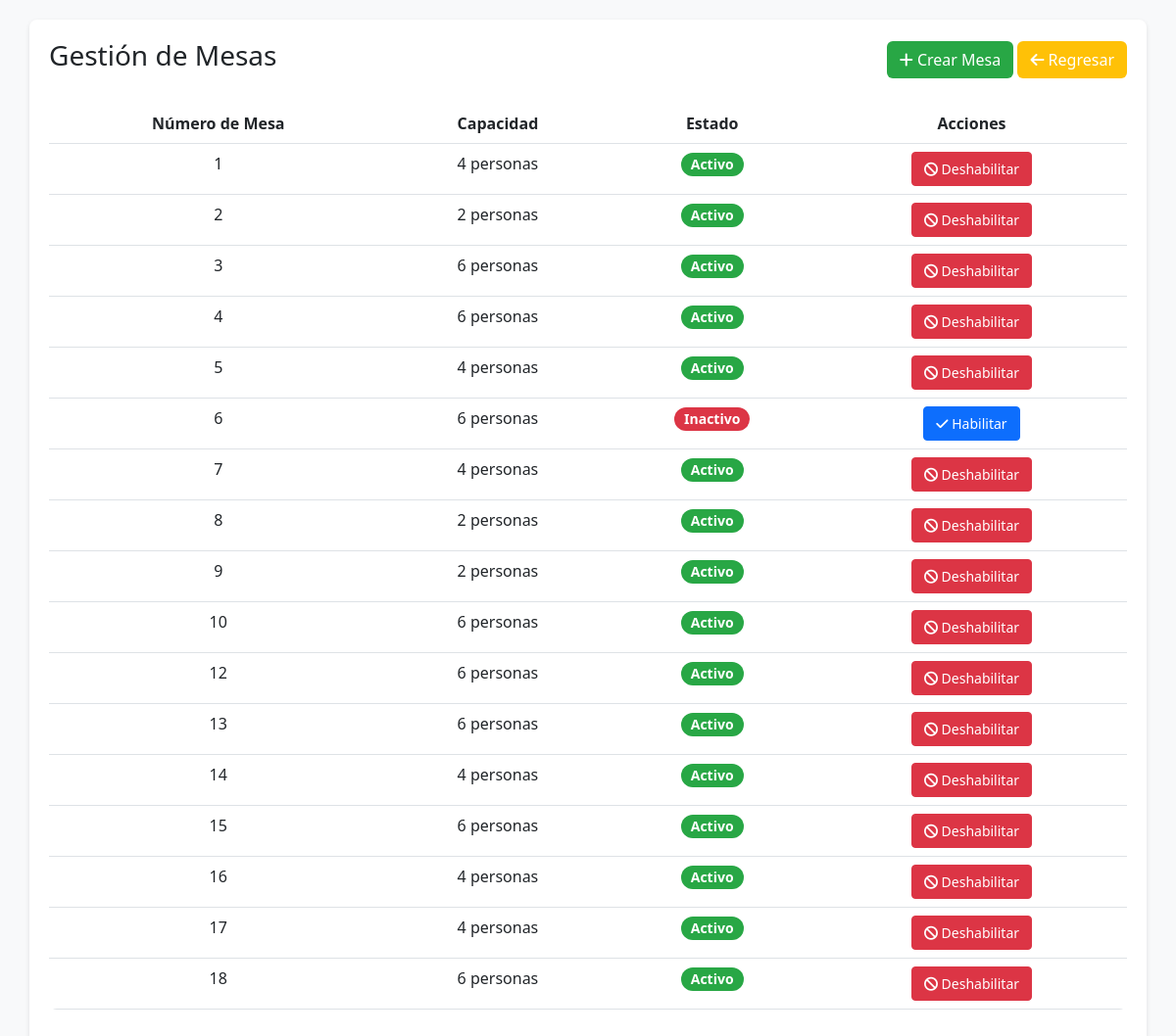
/src/ModuloAdministracion/UCgestionarMesas/indexGestionarMesas.php (signed in), run on the app's committed database.
### tables this page shows
CREATE TABLE `mesas` (
  `idMesa` int NOT NULL AUTO_INCREMENT,
  `capacidad` int NOT NULL,
  `idSeccion` int NOT NULL,
  `idMesaEstado` int NOT NULL,
  `estadoTecnico` tinyint(1) NOT NULL,
  PRIMARY KEY (`idMesa`),
  KEY `fk_mesaestado` (`idMesaEstado`),
  KEY `fk_seccion` (`idSeccion`),
  CONSTRAINT `fk_mesaestado` FOREIGN KEY (`idMesaEstado`) REFERENCES `mesaestado` (`idMesaEstado`) ON DELETE CASCADE ON UPDATE CASCADE,
  CONSTRAINT `fk_seccion` FOREIGN KEY (`idSeccion`) REFERENCES `secciones` (`idSeccion`) ON DELETE CASCADE ON UPDATE CASCADE
);

### src/ModuloAdministracion/UCgestionarMesas/indexGestionarMesas.php (called while the page is built, shortened)
<?php
include_once($_SERVER['DOCUMENT_ROOT'] . '/src/ModuloAdministracion/UCgestionarMesas/panelGestionarMesas.php');
include_once($_SERVER['DOCUMENT_ROOT'] . '/src/modelo/Mesa.php');
$mesasObject = new Mesa();
$mesas = $mesasObject->obtenerMesas();
$panelMesasObject = new panelGestionarMesas();
$panelMesasObject->gestionarMesasShow($mesas);

### src/modelo/conexion.php (called while the page is built, shortened)
<?php
class Conexion
{
    private $host = "localhost";
    private $user = "root";
    private $password = "12345678";
    private $database = "bdrestaurante";
    private $conexion;
    public function conectar()
    {
        if ($this->conexion == null) {
            $this->conexion = mysqli_connect($this->host, $this->user, $this->password, $this->database);
        }
        return $this->conexion;
    }
    public function desconectar()
    {
        if ($this->conexion != null) {
            $this->conexion = null;
        }
    }
}

### src/modelo/Mesa.php (called while the page is built, shortened)
<?php
require_once("conexion.php");
class Mesa extends conexion
{
  public function obtenerMesas()
  {
    $sql = "SELECT * FROM mesas";
    $respuesta = $this->conectar()->query($sql);
    return $respuesta;
  }
}

### src/ModuloAdministracion/UCgestionarMesas/panelGestionarMesas.php (the view, shortened to what this page needs)
<?php
class panelGestionarMesas
{
  public function gestionarMesasShow($mesas = null)
  {
?>
    <!DOCTYPE html>
    <html lang="es">
    <head>
      <link href="https://cdn.jsdelivr.net/npm/bootstrap@5.3.0/dist/css/bootstrap.min.css" rel="stylesheet">
      <link href="https://cdnjs.cloudflare.com/ajax/libs/font-awesome/6.0.0/css/all.min.css" rel="stylesheet">
    </head>
    <body>
      <div class="container">
        <div class="d-flex justify-content-between align-items-center mb-4">
          <h1 class="h3 text-dark">Gestión de Mesas</h1>
          <div>
            <a href="indexFormMesas.php" class="btn btn-crear"><i class="fas fa-plus"></i> Crear Mesa</a>
            <a href="/src/ModuloSeguridad/UCautenticarUsuario/indexPanelPrincipalSistema.php" class="btn btn-regresar"><i class="fas fa-arrow-left"></i> Regresar</a>
          </div>
        </div>
        <table class="table table-hover text-center">
          <thead>
            <tr>
              <th scope="col">Número de Mesa</th>
              <th scope="col">Capacidad</th>
              <th scope="col">Estado</th>
              <th scope="col">Acciones</th>
            </tr>
          </thead>
          <tbody>
            <?php foreach ($mesas as $mesa) : ?>
              <tr>
                <td><?= htmlspecialchars($mesa['idMesa']) ?></td>
                <td><?= htmlspecialchars($mesa['capacidad']) ?> personas</td>
                <td>
                  <?php if ($mesa['estadoTecnico'] == 1) : ?>
                    <span class="badge badge-estado badge-activo">Activo</span>
                  <?php else : ?>
                    <span class="badge badge-estado badge-inactivo">Inactivo</span>
                  <?php endif; ?>
                </td>
                <td>
                  <form action="/src/ModuloAdministracion/UCgestionarMesas/getMesas.php?idMesa=<?= htmlspecialchars($mesa['idMesa']) ?>" method="POST" style="display:inline;">
                    <?php if ($mesa['estadoTecnico'] == 1) : ?>
                      <button class="btn btn-danger btn-accion" type="submit" name="btnDeshabilitar">
                        <i class="fas fa-ban"></i> Deshabilitar
                      </button>
                    <?php else : ?>
                      <button class="btn btn-primary btn-accion" type="submit" name="btnHabilitar">
                        <i class="fas fa-check"></i> Habilitar
                      </button>
                    <?php endif; ?>
                  </form>
                </td>
              </tr>
            <?php endforeach; ?>
          </tbody>
        </table>
      </div>
    </body>
    </html>
<?php
  }
}
?>

### src/ModuloAdministracion/UCgestionarMesas/panelGestionarMesas.php (style rules this page uses)
body { background-color: #f8f9fa; font-family: 'Segoe UI', Tahoma, Geneva, Verdana, sans-serif; }
.container { margin-top: 20px; background: #ffffff; border-radius: 8px; box-shadow: 0 2px 5px rgba(0, 0, 0, 0.1); padding: 20px; }
.btn-crear { background-color: #28a745; color: white; transition: background 0.3s; }
.btn-regresar { background-color: #ffc107; color: white; transition: background 0.3s; }
table { border-radius: 8px; overflow: hidden; }
table th { background-color: #343a40; color: white; }
table tr:nth-child(even) { background-color: #f8f9fa; }
.badge-estado { font-size: 14px; border-radius: 12px; padding: 5px 10px; }
.badge-activo { background-color: #28a745; color: white; }
.badge-inactivo { background-color: #dc3545; color: white; }
.btn-accion { padding: 6px 12px; font-size: 14px; border-radius: 4px; transition: all 0.3s; }

### data on the page
mesas: idMesa "1", capacidad "4", estadoTecnico "Activo"
mesas: idMesa "2", capacidad "2", estadoTecnico "Activo"
mesas: idMesa "3", capacidad "6", estadoTecnico "Activo"
mesas: idMesa "4", capacidad "6", estadoTecnico "Activo"
mesas: idMesa "5", capacidad "4", estadoTecnico "Activo"
mesas: idMesa "6", capacidad "6", estadoTecnico "Inactivo"
mesas: idMesa "7", capacidad "4", estadoTecnico "Activo"
mesas: idMesa "8", capacidad "2", estadoTecnico "Activo"
mesas: idMesa "9", capacidad "2", estadoTecnico "Activo"
mesas: idMesa "10", capacidad "6", estadoTecnico "Activo"
mesas: idMesa "12", capacidad "6", estadoTecnico "Activo"
mesas: idMesa "13", capacidad "6", estadoTecnico "Activo"
mesas: idMesa "14", capacidad "4", estadoTecnico "Activo"
mesas: idMesa "15", capacidad "6", estadoTecnico "Activo"
mesas: idMesa "16", capacidad "4", estadoTecnico "Activo"
mesas: idMesa "17", capacidad "4", estadoTecnico "Activo"
mesas: idMesa "18", capacidad "6", estadoTecnico "Activo"
